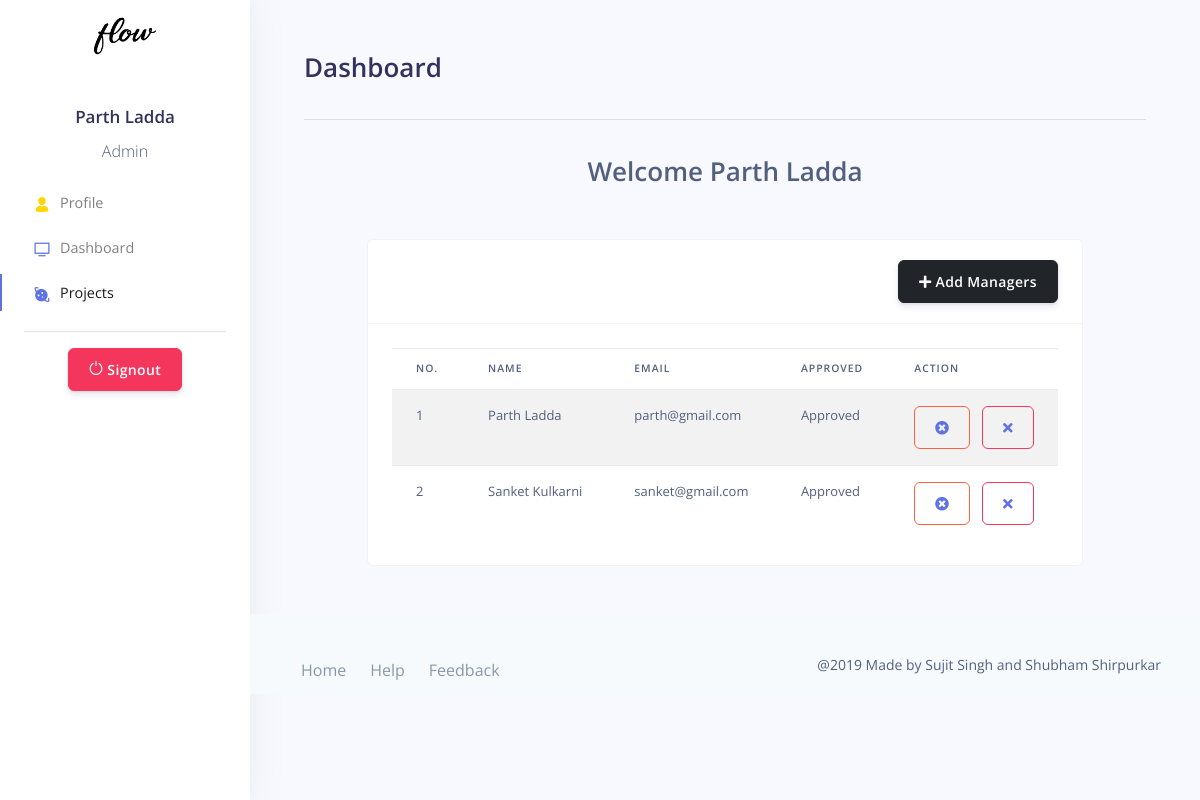
Page /admin/admin_project.php (signed in) on the earlier database version.
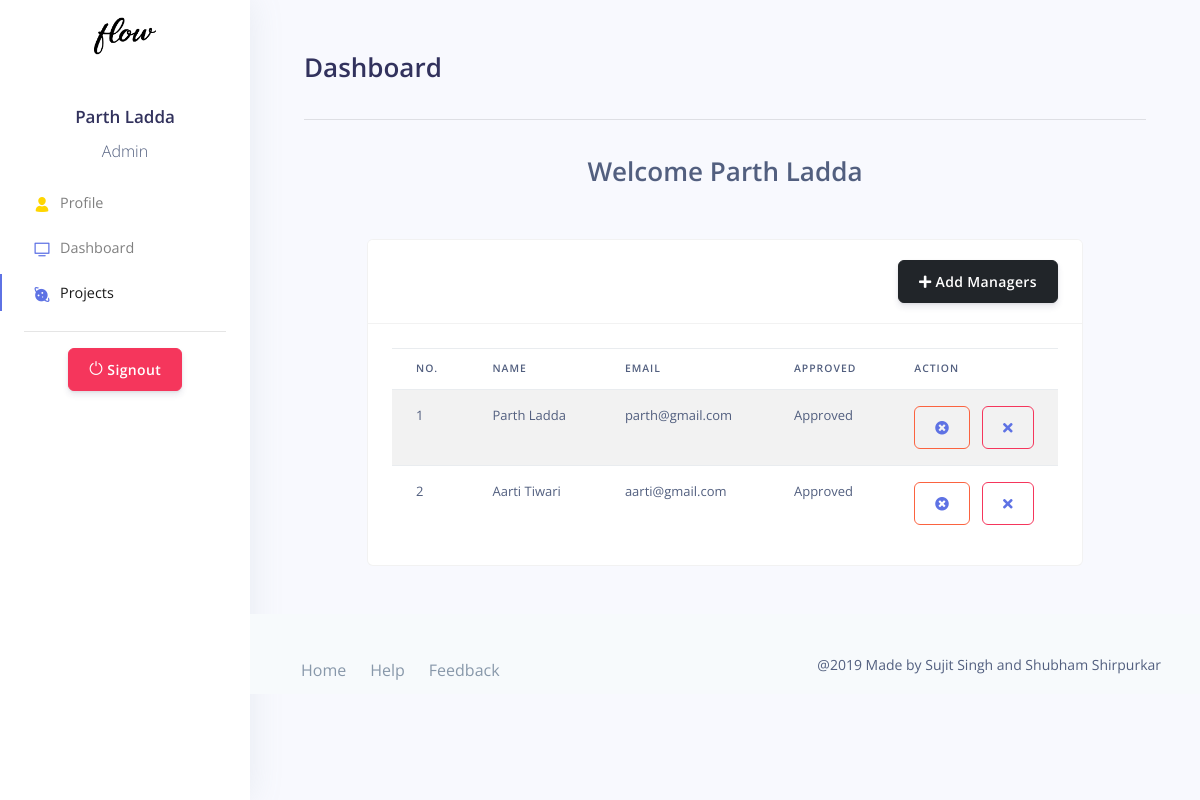
Same page on the later database version.
### tables this page shows
CREATE TABLE `fl_manager` (
  `manager_id` int(11) NOT NULL,
  `user_id` int(100) NOT NULL,
  `ID` int(100) DEFAULT NULL
);

CREATE TABLE `fl_user` (
  `user_id` int(11) NOT NULL,
  `first_name` varchar(100) NOT NULL,
  `last_name` varchar(100) NOT NULL,
  `email` varchar(100) NOT NULL,
  `password` varchar(100) NOT NULL,
  `hash` varchar(100) NOT NULL,
  `user_type` tinyint(5) NOT NULL,
  `active` tinyint(1) NOT NULL DEFAULT '0',
  `login_counter` int(100) NOT NULL DEFAULT '0',
  `create_time` datetime NOT NULL DEFAULT CURRENT_TIMESTAMP
);

### admin/admin_project.php (the view, shortened to what the changed rows need)
<?php
    include '../assets/db/connect_db.php';
    $sql_manager = "SELECT fl_user.user_id AS user_id, fl_manager.manager_id AS m_id, fl_user.first_name AS first_name, fl_user.last_name AS last_name,
    fl_user.email AS email, fl_user.active AS active
            FROM fl_user
            INNER JOIN fl_manager ON fl_manager.user_id = fl_user.user_id";
    $query_manager = mysqli_query($conn,$sql_manager);
?>
<!DOCTYPE html>
<html lang="en">
<head>
	<?php
		include '../include/css_include.php';
	?>
</head>
<body>
	<div class="main-content">
      	<div class="container-fluid my-5 ">
			<div class="col">
				<h1>Dashboard</h1>
			</div>
            <div class="container">
                <div class="row m-5">
                    <div class="col-md-12">
                        <div class="card">
                            <div class="card-body">
                                <div class="table-responsive">
                                    <table id="add-row" class="display table table-striped table-hover" >
                                        <thead>
                                            <tr>
                                                <th>No.</th>
                                                <th>Name</th>
                                                <th>Email</th>
                                                <th>Approved</th>
                                                <th style="width: 10%">Action</th>
                                            </tr>
                                        </thead>
                                        <tbody>
                                            <?php
                                                $no = 1;
                                                while ($row_manager = mysqli_fetch_assoc($query_manager)) {
                                            ?>
                                                <tr>
                                                    <td><?= $no ?></td>
                                                    <td><?= $row_manager['first_name'].' '.$row_manager['last_name']?></td>
                                                    <td><?= $row_manager['email']?></td>
                                                    <td><?php
                                                        if ($row_manager['active'] == 1) {
                                                            echo "Approved";
                                                        }else {
                                                            echo "Not Approved";
                                                        }
                                                        ?>
                                                    </td>
                                                    <td>
                                                        <form class="form-button-action" action="edit_manager.php" method="POST">
                                                            <?php
                                                            if ($row_manager['active'] == 0) {
                                                            ?>
                                                            <button type="submit" data-toggle="tooltip" name="approve" class="btn btn-link btn-primary" data-original-title="Approve">
                                                                <i class="fa fa-check-circle"></i>
                                                            </button>
                                                            <?php
                                                            }else { ?>
                                                                <button type="submit" data-toggle="tooltip" name="deactivate" class="btn btn-link btn-warning" data-original-title="Deactivate">
                                                                    <i class="fa fa-times-circle"></i>
                                                                </button> <?php
                                                            }
                                                            ?>
                                                            <button type="submit" data-toggle="tooltip" name="remove" class="btn btn-link btn-danger" data-original-title="Remove Employee">
                                                                <i class="fa fa-times"></i>
                                                            </button>
                                                        </form>
                                                    </td>
                                                </tr>
                                            <?php
                                                $no++;
                                                }
                                            ?>
                                        </tbody>
                                    </table>
                                </div>
                            </div>
                        </div>
                    </div>
                </div>
            </div>
	    </div>
	</div>
</body>
</html>

Differences in the rows shown:
removed fl_manager: user.first_name "Sanket", user.last_name "Kulkarni", user.email "sanket@gmail.com"
added fl_manager: user.first_name "Aarti", user.last_name "Tiwari", user.email "aarti@gmail.com"
